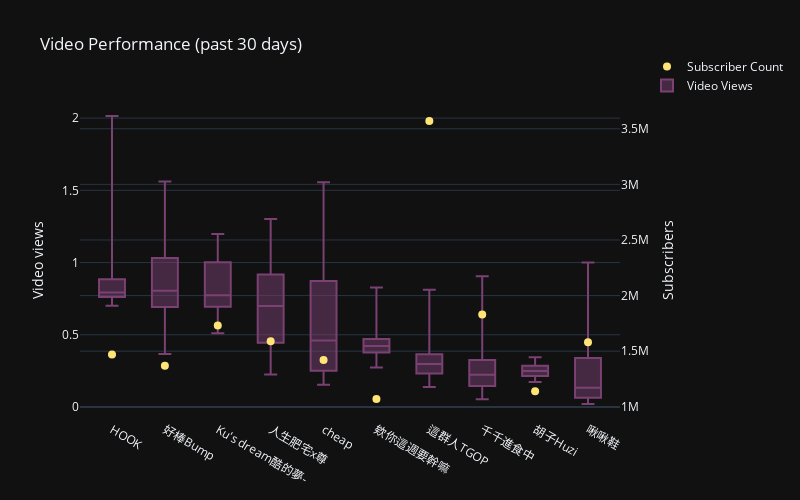

The notebook cell saved with this chart:
### Code cell
trace1 = go.Scatter(x=video_ratio_top_10.index.tolist(),
                      y=video[video['name'].isin(video_ratio_top_10.index)].drop_duplicates(subset='name').set_index('name').reindex(video_ratio_top_10.index).sub_count.values,
                      name='Subscriber Count',
                      yaxis='y1',
                      mode='markers',
                      marker_color="#ffe476",
                      marker_size=8
                      )
boxs = []
for name in video_ratio_top_10.index.tolist():
    boxs.append(go.Box(
                y=video[(video['video_type']=='video') & (video['name']==name)]['view_sub_ratio'],
                boxpoints=False,
                yaxis='y2',
                name=name,
                marker_color="#7B4173",
                showlegend=False,
                ))

dummy = go.Box(
    x=[None],
    y=[None],
    name="Video Views",
    marker_color="#7B4173"
)

data = [trace1,*boxs,dummy]
layout = go.Layout(title='Video Performance (past 30 days)',
                    yaxis=dict(title='Subscribers',
                               overlaying='y2',
                                side='right'),
                    yaxis2=dict(title='Video views',
                                ),
                    template="plotly_dark")
                    
fig = go.Figure(data=data,layout=layout,)

fig.update_layout(
    legend=dict(
    y=1.15,
    x=1.05),
    autosize=False,
    width=800,
    height=500
    )

fig.show()

### Figure 1 — Plotly figure (JSON) as saved in the notebook; plotly's stock layout.template omitted (floating-point values rounded to 4 significant figures)
{"data": [{"marker": {"color": "#ffe476", "size": 8}, "mode": "markers", "name": "Subscriber Count", "type": "scatter", "x": ["HOOK", "好棒Bump", "Ku's dream酷的夢-", "人生肥宅x尊", "cheap", "欸你這週要幹嘛", "這群人TGOP", "千千進食中", "胡子Huzi", "啾啾鞋"], "y": [1470000, 1370000, 1730000, 1590000, 1420000, 1070000, 3570000, 1830000, 1140000, 1580000], "yaxis": "y"}, {"boxpoints": false, "marker": {"color": "#7B4173"}, "name": "HOOK", "showlegend": false, "type": "box", "y": [0.9178, 0.7227, 0.7928, 0.7272, 0.7001, 0.9309, 0.8932, 0.7572, 0.7829, 0.8395, 0.7716, 0.8114, 0.78, 0.8584, 2.015], "yaxis": "y2"}, {"boxpoints": false, "marker": {"color": "#7B4173"}, "name": "好棒Bump", "showlegend": false, "type": "box", "y": [0.7314, 0.3662, 0.9915, 0.9072, 0.9272, 0.6231, 0.7605, 0.7155, 0.9935, 1.145, 1.561, 1.275, 0.6187, 0.7308, 1.26, 0.5592, 0.8048], "yaxis": "y2"}, {"boxpoints": false, "marker": {"color": "#7B4173"}, "name": "Ku's dream酷的夢-", "showlegend": false, "type": "box", "y": [0.5909, 0.9984, 0.7166, 0.9518, 0.6905, 0.5292, 0.7019, 1.197, 0.7426, 0.8994, 1.089, 1.083, 0.7732, 1.003, 0.51], "yaxis": "y2"}, {"boxpoints": false, "marker": {"color": "#7B4173"}, "name": "人生肥宅x尊", "showlegend": false, "type": "box", "y": [0.7113, 0.6785, 0.9144, 0.9111, 0.4443, 0.4126, 0.2248, 0.4756, 0.4126, 0.6874, 0.4264, 1.301, 0.9168, 0.9092, 0.5533, 1.15, 1.048, 1.113], "yaxis": "y2"}, {"boxpoints": false, "marker": {"color": "#7B4173"}, "name": "cheap", "showlegend": false, "type": "box", "y": [0.6573, 0.3393, 0.1538, 0.2808, 0.8577, 0.5102, 1.556, 0.5744, 0.4096, 1.044, 0.8853, 0.2016, 0.1723, 0.2224, 0.4087, 1.063], "yaxis": "y2"}, {"boxpoints": false, "marker": {"color": "#7B4173"}, "name": "欸你這週要幹嘛", "showlegend": false, "type": "box", "y": [0.6676, 0.8271, 0.3981, 0.2736, 0.4131, 0.3778, 0.4754, 0.471, 0.434, 0.348, 0.3844, 0.4313, 0.3571, 0.4352], "yaxis": "y2"}, {"boxpoints": false, "marker": {"color": "#7B4173"}, "name": "這群人TGOP", "showlegend": false, "type": "box", "y": [0.2448, 0.3029, 0.1379, 0.2406, 0.1804, 0.2026, 0.2607, 0.1665, 0.3801, 0.5326, 0.3525, 0.297, 0.2717, 0.3595, 0.4846, 0.8109, 0.3319], "yaxis": "y2"}, {"boxpoints": false, "marker": {"color": "#7B4173"}, "name": "千千進食中", "showlegend": false, "type": "box", "y": [0.1187, 0.1397, 0.05375, 0.1022, 0.2914, 0.2507, 0.3372, 0.3659, 0.2038, 0.2232, 0.2655, 0.9053, 0.3467, 0.1609, 0.2091], "yaxis": "y2"}, {"boxpoints": false, "marker": {"color": "#7B4173"}, "name": "胡子Huzi", "showlegend": false, "type": "box", "y": [0.2129, 0.2098, 0.2651, 0.2522, 0.2197, 0.2682, 0.2371, 0.2018, 0.2414, 0.3379, 0.3435, 0.2493, 0.2917, 0.2933, 0.1728], "yaxis": "y2"}, {"boxpoints": false, "marker": {"color": "#7B4173"}, "name": "啾啾鞋", "showlegend": false, "type": "box", "y": [0.08814, 0.6779, 0.1392, 0.3382, 0.326, 0.0592, 0.02055, 0.3013, 0.07274, 0.06372, 0.05556, 0.1256, 0.3822, 0.05644, 0.1582, 0.5969, 1.001, 0.08148], "yaxis": "y2"}, {"marker": {"color": "#7B4173"}, "name": "Video Views", "type": "box", "x": [null], "y": [null]}], "layout": {"autosize": false, "height": 500, "legend": {"x": 1.05, "y": 1.15}, "title": {"text": "Video Performance (past 30 days)"}, "width": 800, "yaxis": {"overlaying": "y2", "side": "right", "title": {"text": "Subscribers"}}, "yaxis2": {"title": {"text": "Video views"}}}}
